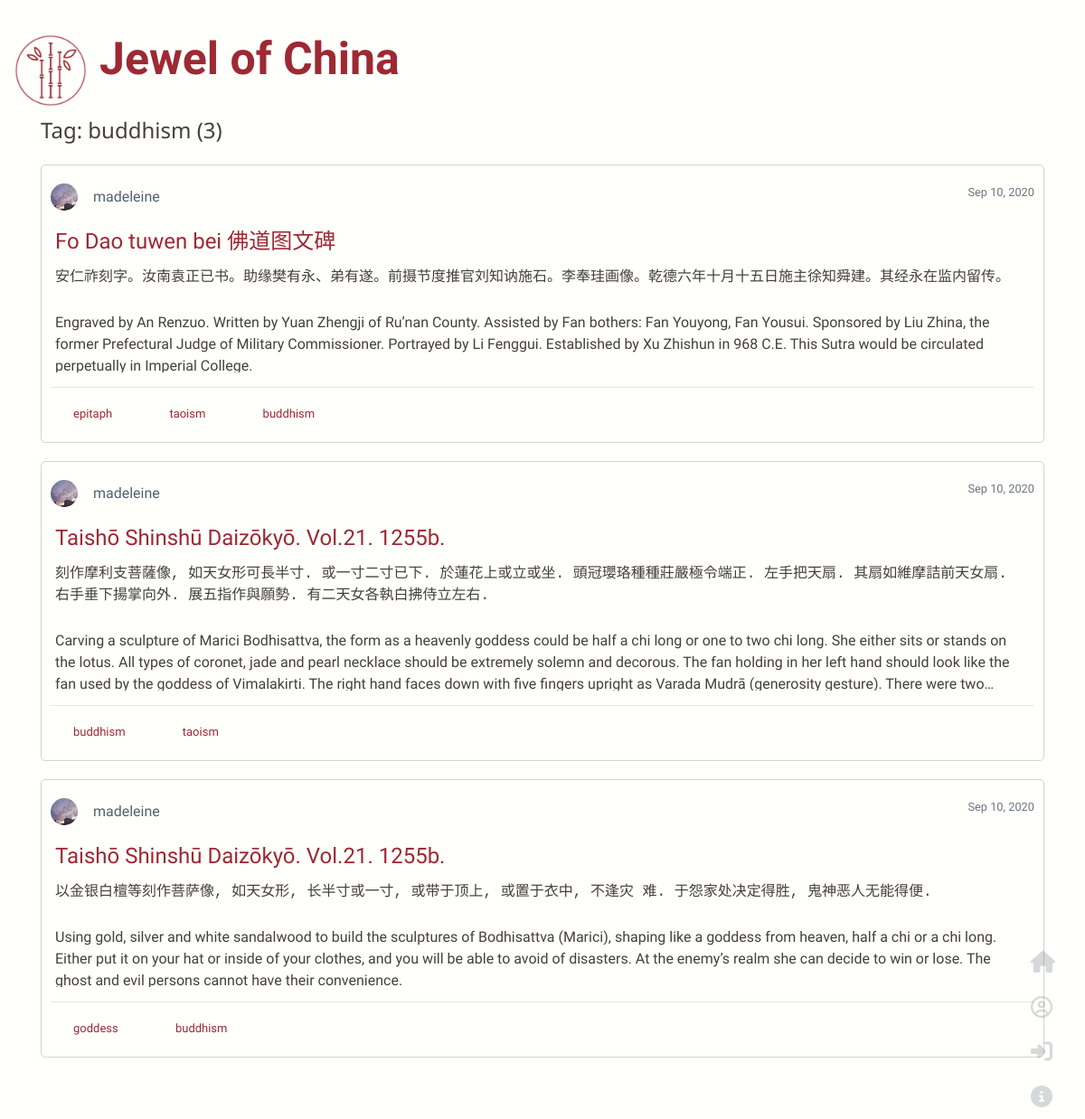
The app's page /tag/buddhism with its own data.
### flaskwebsite/models.py (models this page shows, shortened)
class Tag(db.Model):
    tag_id = db.Column(db.Integer, primary_key=True)
    name = db.Column(db.String(20))

class Post(db.Model):
    post_id = db.Column(db.Integer, primary_key=True)
    title = db.Column(db.String(100), nullable=False)
    date_posted = db.Column(db.DateTime, nullable=False, default=datetime.utcnow)
    chinese_content = db.Column(db.Text, nullable=False)
    content = db.Column(db.Text, nullable=False)
    user_id = db.Column(db.Integer, db.ForeignKey('user.id'), nullable=False)
    tags = db.relationship('Tag', secondary=tags, backref=db.backref('post_tags', lazy='dynamic'))
    comments = db.relationship('Comment', backref='comments', lazy=True)

class User(db.Model, UserMixin):
    id = db.Column(db.Integer, primary_key=True)
    username = db.Column(db.String(20), unique=True, nullable=False)
    email = db.Column(db.String(120), unique=True, nullable=False)
    image_file = db.Column(db.String(20), nullable=False, default='default.jpg')
    password = db.Column(db.String(60), nullable=False)
    posts = db.relationship('Post', backref='author', lazy=True)

### flaskwebsite/routes.py (the view)
@app.route('/tag/<tag>')
def search_tag(tag):
    page = request.args.get('page', 1, type=int)
    tag = tag.replace('%20', ' ')
    tag = Tag.query.filter_by(name=tag).first_or_404()
    name = tag.name
    posts = tag.post_tags.order_by(Post.date_posted.desc())\
        .paginate(page=page, per_page=5)
    return render_template('tag.html', tag_name=name, posts=posts)

### flaskwebsite/templates/tag.html
{% extends "layout.html" %}
{% block content %}
<div class="container">
    <div class="mb-5">
        <div class="post-section">Tag: {{ tag_name }} ({{posts.total}})</div>
            <div class="post-field">
            {% for post in posts.items %}
                <article class="media post">
                    <div class="media-body">
                        <div class="article-metadata">
                             <img class="rounded-circle article-img" src="{{url_for('static',
                    filename='profile_pics/' + post.author.image_file)}}">
                            <a class="article-author ml-2" href="{{url_for('user_posts', username=post.author.username)}}">{{ post.author.username }}</a>
                            <small class="text-muted time">{{ post.date_posted.strftime('%b %d, %Y')}}</small>
                        </div>
                            <a class="article-title" href="{{url_for('post', post_id=post.post_id)}}">{{ post.title }}</a>
                            <p class="chinese limit">{{ post.chinese_content |safe}}</p>
                            <p class="article-content limit">{{ post.content |safe}}</p>
                        <hr>
                            {% for tag in post.tags %}
                                <a href="{{ url_for('search_tag', tag=tag.name)}}" class="col-sm-1 tag">
                                {{ tag.name }}
                                </a>
                            {% endfor %}
                    </div>
                </article>
            {% endfor %}
            </div>
    </div>
</div>
{% endblock %}

### flaskwebsite/static/main.css (style rules this page uses)
:root { --bgcolor: #fffffc; --primary: #9d2933; --secendory: #50616d; --third: #463f3a; --english: "Nunito"; --title: "La Belle Aurore"; --sub-title: "Noto Sans"; }
body { background-color: var(--bgcolor); color: var(--third); background-image: url("https://www.transparenttextures.com/patterns/cream-dust.png"); font-family: var(--english), sans-serif; min-height: 100vh; padding-bottom: 20px; }
.article-title { padding: 5px; color: var(--primary); font-size: x-large; display: block; }
.chinese { font-family: KaiTi, monospace; padding: 5px; }
.post { border-radius: 5px; border: solid 1px lightgrey; background-color: var(--bgcolor); margin-bottom: 20px; margin-top: 20px; padding: 20px 10px; }
.post-section { font-size: x-large; color: var(--third); font-family: var(--sub-title), sans-serif; }
.article-author { color: var(--secendory); margin-right: 30px; padding-bottom: 50px; }
.article-metadata { padding-bottom: 10px; }
.article-content { padding: 5px; font-family: var(--english); }
.limit { display: -webkit-box; -webkit-line-clamp: 3; -webkit-box-orient: vertical; overflow: hidden; text-overflow: ellipsis; line-height: 1.5em; max-height: 4.5em; }
.article-img { height: 30px; width: 30px; margin-right: 5px; margin-bottom: 1px; }
.tag { font-size: small; color: var(--primary); margin-right: 20px; margin-left: 10px; }
.time { float: right }
img { width:100%; height:100%; }

### records on screen
Tag: name "buddhism"
Post: image_file (picture), author.username "madeleine", date_posted "Sep 10, 2020", title "Fo Dao tuwen bei 佛道图文碑", chinese_content "安仁祚刻字。汝南袁正已书。助缘樊有永、弟有遂。前摄节度推官刘知讷施石。李奉珪画像。乾德六年十月十五日施主徐知舜建。其经永在监内留传。", content "Engraved by An Renzuo. Written by Yuan Zhengji of Ru’nan County. Assisted by Fan bothers: Fan Youyong, Fan Yousui. Sponsored by Liu Zhina, the former Prefectural Judge of Military Commissioner. Portrayed by Li Fenggui. Established by Xu Zhishun in 968 C.E. This Sutra would be circulated perpetually in Imperial College."
Tag: name "epitaph"
Tag: name "taoism"
Post: image_file (picture), author.username "madeleine", date_posted "Sep 10, 2020", title "Taishō Shinshū Daizōkyō. Vol.21. 1255b.", chinese_content "刻作摩利支菩薩像, 如天女形可長半寸. 或一寸二寸已下. 於蓮花上或立或坐. 頭冠瓔珞種種莊嚴極令端正. 左手把天扇. 其扇如維摩詰前天女扇. 右手垂下揚掌向外. 展五指作與願勢. 有二天女各執白拂侍立左右.", content "Carving a sculpture of Marici Bodhisattva, the form as a heavenly goddess could be half a chi long or one to two chi long. She either sits or stands on the lotus. All types of coronet, jade and pearl necklace should be extremely solemn and decorous. The fan holding in her left hand should look like the fan used by the goddess of Vimalakirti. The right hand faces down with five fingers upright as Varada Mudrā (generosity gesture). There were…"
Post: image_file (picture), author.username "madeleine", date_posted "Sep 10, 2020", title "Taishō Shinshū Daizōkyō. Vol.21. 1255b.", chinese_content "以金银白檀等刻作菩萨像, 如天女形, 长半寸或一寸, 或带于顶上, 或置于衣中, 不逢灾 难. 于怨家处决定得胜, 鬼神恶人无能得便.", content "Using gold, silver and white sandalwood to build the sculptures of Bodhisattva (Marici), shaping like a goddess from heaven, half a chi or a chi long. Either put it on your hat or inside of your clothes, and you will be able to avoid of disasters. At the enemy’s realm she can decide to win or lose. The ghost and evil persons cannot have their convenience."
Tag: name "goddess"

### other values on screen
{{ posts.total }} "3"
